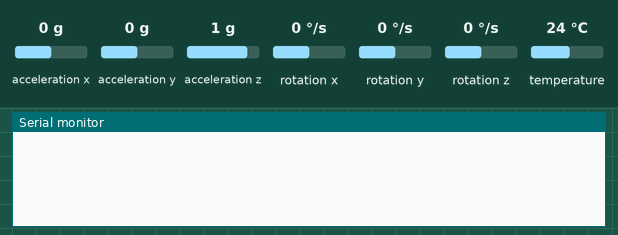
Recording of a sketch running on a simulated ESP8266 (NodeMCU). On the bench: the last lines printed to the serial monitor. The test bench sets the inputs (shaded band); at power-on: rotation x 0 °/s, rotation y 0 °/s, acceleration x 0 g, acceleration y 0 g, acceleration z 1 g, rotation z 0 °/s, temperature 24 °C.

Above: at 1.2 s.
1.3 s: rotation x set to -192 °/s
At 1.37 s:
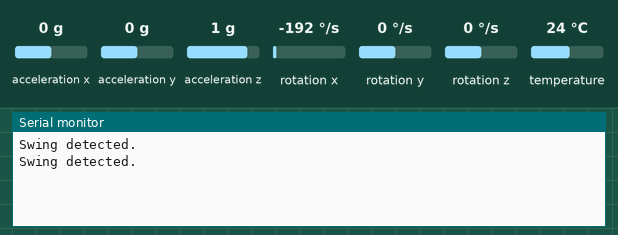
3.2 s: rotation y set to -192 °/s
At 3.26 s:
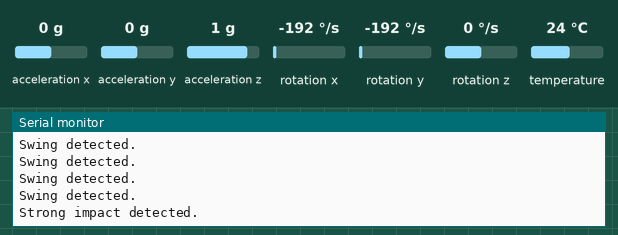

Measured:
- after the input at 1.3 s, the serial monitor: prints a new line at once (image 1)
- after the input at 3.2 s, the serial monitor: prints a new line at once (image 2)

The sketch:

step_18_detect_strong_impact.ino
```cpp
// STEP 18: Detect Strong Impact

#include <Adafruit_MPU6050.h>
#include <Adafruit_Sensor.h>
#include <Wire.h>

#define USE_SUPER_MINI_PINS 0

#if USE_SUPER_MINI_PINS
const int GYRO_SCL_PIN = 5;
const int GYRO_SDA_PIN = 4;
#else
const int GYRO_SCL_PIN = D0;
const int GYRO_SDA_PIN = D10;
#endif

Adafruit_MPU6050 mpu;

const float SWING_THRESHOLD = 2.0;
const float CLASH_THRESHOLD = 5.0;

void setup() {
  Serial.begin(115200);
  Wire.begin(GYRO_SDA_PIN, GYRO_SCL_PIN);

  if (!mpu.begin()) {
    Serial.println("MPU6050 not found. Check wiring.");
    while (true) {
      delay(10);
    }
  }
}

void loop() {
  sensors_event_t accelEvent;
  sensors_event_t gyroEvent;
  sensors_event_t tempEvent;

  mpu.getEvent(&accelEvent, &gyroEvent, &tempEvent);

  float movement = fabs(gyroEvent.gyro.x) + fabs(gyroEvent.gyro.y) + fabs(gyroEvent.gyro.z);

  if (movement > CLASH_THRESHOLD) {
    Serial.println("Strong impact detected.");
  } else if (movement > SWING_THRESHOLD) {
    Serial.println("Swing detected.");
  }

  delay(50);
}
```
